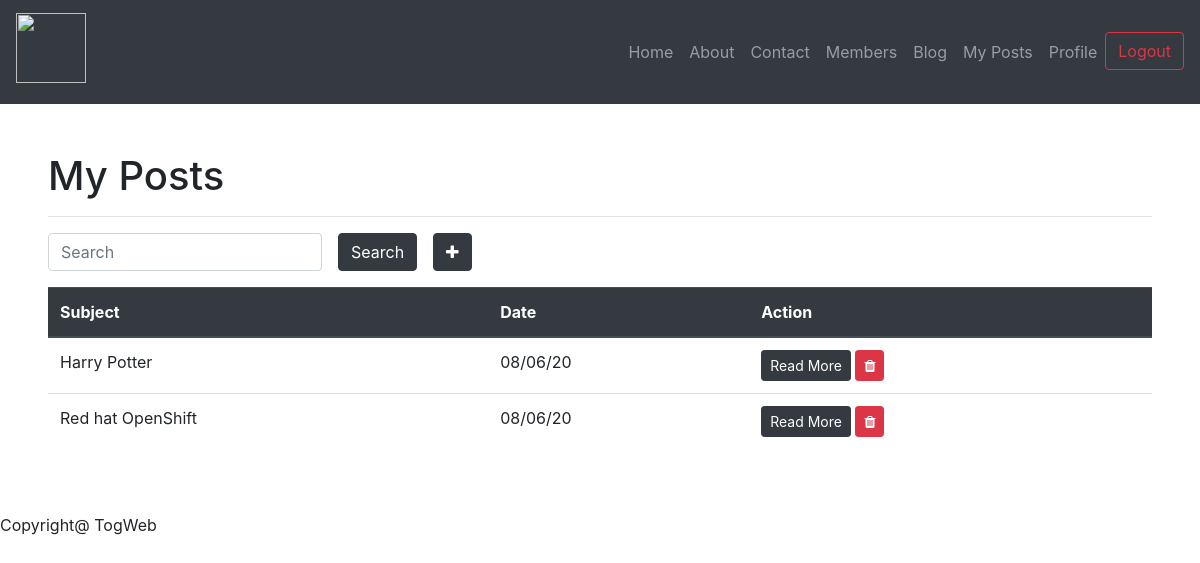
/social/mypost/ (signed in), run on the app's committed database.
### social/models.py (models this page shows, shortened)
class MyPost(models.Model):
    pic=models.ImageField(upload_to = "images\\", null=True, blank=True)
    subject = models.CharField(max_length = 200)
    msg = models.TextField(null=True, blank=True)
    cr_date = models.DateTimeField(auto_now_add=True)
    uploaded_by = models.ForeignKey(to=MyProfile, on_delete=CASCADE, null=True, blank=True)

### social/views.py (the view)
# urls.py: path('mypost/', views.MyPostListView.as_view()),
class MyPostListView(ListView):
    model = MyPost
    def get_queryset(self):
        si = self.request.GET.get("si")
        if si == None:
            si = ""
        return MyPost.objects.filter(Q(uploaded_by = self.request.user.myprofile)).filter(Q(subject__icontains = si) | Q(msg__icontains = si)).order_by("-id");

### social/templates/social/mypost_list.html
{% extends 'base.html' %}
{% block content %}
<div class="p-5">
<h1>My Posts </h1>
<hr>
<form class="form-inline">
<input class="form-control mr-3" placeholder="Search" value="{{ request.GET.si }}" type="text" name="si" />
<input class="btn btn-dark mr-3" type="submit" value="Search" />
<a class="btn btn-dark" href="/social/mypost/create"><span class="fa fa-plus"></span></a>
</form>
<table class="table my-3">
    <thead class="thead-dark">
        <tr>
            <th>Subject</th>
            <th>Date</th>
            <th>Action</th>
        </tr>
    </thead>
{% for n1 in mypost_list %}
        <tr>
            <td>{{n1.subject}}</td>
            <td>{{n1.cr_date | date:"d/m/y"}}</td>
            <td>
            <a class="btn btn-dark btn-sm" href='/social/mypost/{{n1.id}}'>Read More</a>
            <a class="btn btn-danger btn-sm" href='/social/mypost/delete/{{n1.id}}'><span class="fa fa-trash"></span></a>
            </td>
        </tr>
{% endfor %}
</table>
</div>
{% endblock %}

### data on the page
MyPost: subject "Harry Potter", cr_date "08/06/20"
MyPost: subject "Red hat OpenShift", cr_date "08/06/20"
